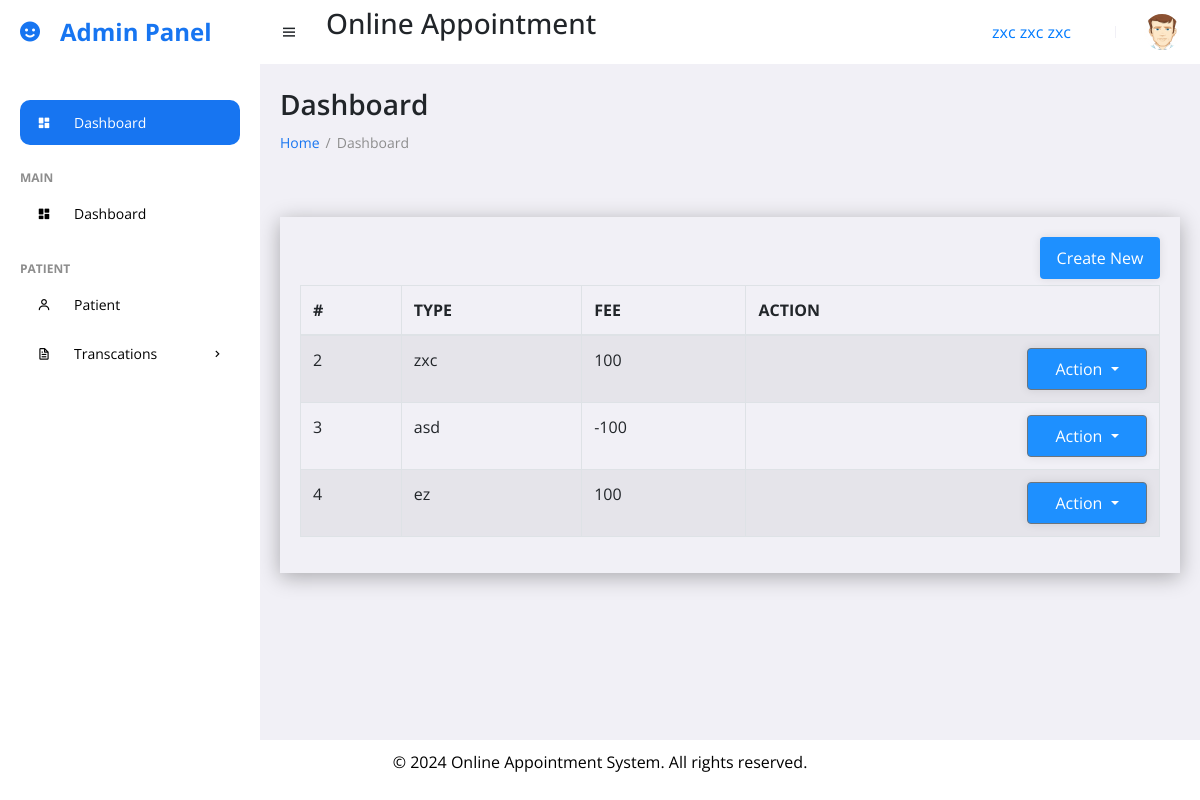
The app's page /admin/service.php (signed in) with its own data.
### tables this page shows
CREATE TABLE `tbl_service` (
  `id` int(10) NOT NULL,
  `type` varchar(50) NOT NULL,
  `fee` varchar(50) NOT NULL
);

### admin/service.php (the view, shortened to what this page needs)
<!DOCTYPE html>
<html lang="en">
<head>
	<link rel="stylesheet" href="https://cdn.jsdelivr.net/npm/bootstrap@4.0.0/dist/css/bootstrap.min.css">
	<link href='https://unpkg.com/boxicons@2.0.9/css/boxicons.min.css' rel='stylesheet'>
	<link href="https://cdn.datatables.net/1.13.4/css/jquery.dataTables.min.css" rel="stylesheet">
	<link rel="stylesheet" href="../css/style.css">
</head>
<body>
	<?php
		include ("../includes/sidebar.php");
		?>
	<section id="content">
		<?php
		include ("../includes/navbar.php");
		?>
		<main>
			<h1 class="title">Dashboard</h1>
			<ul class="breadcrumbs">
				<li><a href="#">Home</a></li>
				<li class="divider">/</li>
				<li><a href="#" class="active">Dashboard</a></li>
			</ul>
			<br><br>
			<div class="container-tables">
    <a href="#" class="btn" data-toggle="modal" data-target="#createservice">Create New</a><br><br>
    <table id="services" class="table table-striped table-bordered" style="width:100%">
        <thead>
            <tr>
                <th>#</th>
                <th>TYPE</th>
                <th>FEE</th>
                <th>ACTION</th>
            </tr>
        </thead>
        <tbody>
        <?php
include("../querys/db_config.php");
$sql = mysqli_query($connection, "SELECT * FROM tbl_service");
if (mysqli_num_rows($sql) > 0) {
    while ($rows = mysqli_fetch_array($sql)) {
        echo "<tr>";
        echo "<td>" . $rows['id'] . "</td>";
        echo "<td>" . $rows['type'] . "</td>";
        echo "<td>" . $rows['fee'] . "</td>";
        echo "<td>
                <div class='dropdown'>
                    <button class='btn btn-secondary dropdown-toggle' type='button' id='dropdownMenuButton' data-toggle='dropdown' aria-haspopup='true' aria-expanded='false'>
                        Action
                    </button>
                    <div class='dropdown-menu' aria-labelledby='dropdownMenuButton'>
                        <a data-id='" . $rows["id"] . "' class='dropdown-item editbtn' data-toggle='modal' data-target='#editservice'>
                            <i class='bx bxs-edit' style='color:#1860c0'></i>Edit
                        </a>
                        <div class='dropdown-divider'></div>
                        <a class='dropdown-item deletebtn' data-id='" . $rows["id"] . "' href='#'>
                            <i class='bx bxs-trash-alt' style='color:#e10a0a'></i>Delete
                        </a>
                    </div>
                </div>
            </td>";
        echo "</tr>";
    }
}
?>
        </tbody>
    </table>
</div>
		</main>
	</section>
	<?php
		include ("../includes/footer.php");
		?>
</body>
</html>

### css/style.css (style rules this page uses)
.container-tables { padding: 20px; box-shadow: 0 4px 20px rgba(0, 0, 0, 0.3); }
* { font-family: 'Open Sans', sans-serif; margin: 0; padding: 0; box-sizing: border-box; }
:root { --grey: #F1F0F6; --dark-grey: #8D8D8D; --light: #fff; --dark: #000; --green: #81D43A; --light-green: #E3FFCB; --blue: #1775F1; --light-blue: #D0E4FF; --dark-blue: #0C5FCD; --red: #FC3B56; }
html { overflow-x: hidden; }
body { background: var(--grey); overflow-x: hidden; }
a { text-decoration: none; }
li { list-style: none; }
#content { position: relative; width: calc(100% - 260px); left: 260px; transition: all .3s ease; }
main { width: 100%; padding: 24px 20px 20px 20px; }
main .title { font-size: 28px; font-weight: 600; margin-bottom: 10px; }
main .breadcrumbs { display: flex; grid-gap: 6px; }
main .breadcrumbs li, main .breadcrumbs li a { font-size: 14px; }
main .breadcrumbs li a { color: var(--blue); }
main .breadcrumbs li a.active, main .breadcrumbs li.divider { color: var(--dark-grey); pointer-events: none; }

### admin/service.php (style rules this page uses)
.btn { background: #1e90ff; width: 120px; padding: 8px; text-align: center; text-decoration: none; color: #fff; cursor: pointer; box-shadow: 0 0 10px rgba(0,0,0, 0.1); float: right; -webkit-transition-duration: 0.3s; transition-duration: 0.3s; -webkit-transition-property: box-shadow, transform; transition-property: box-shadow, transform; }

### records on screen
tbl_service: id "2", type "zxc", fee "100"
tbl_service: id "3", type "asd", fee "-100"
tbl_service: id "4", type "ez", fee "100"

### other values on screen
$fullName "zxc zxc zxc"
